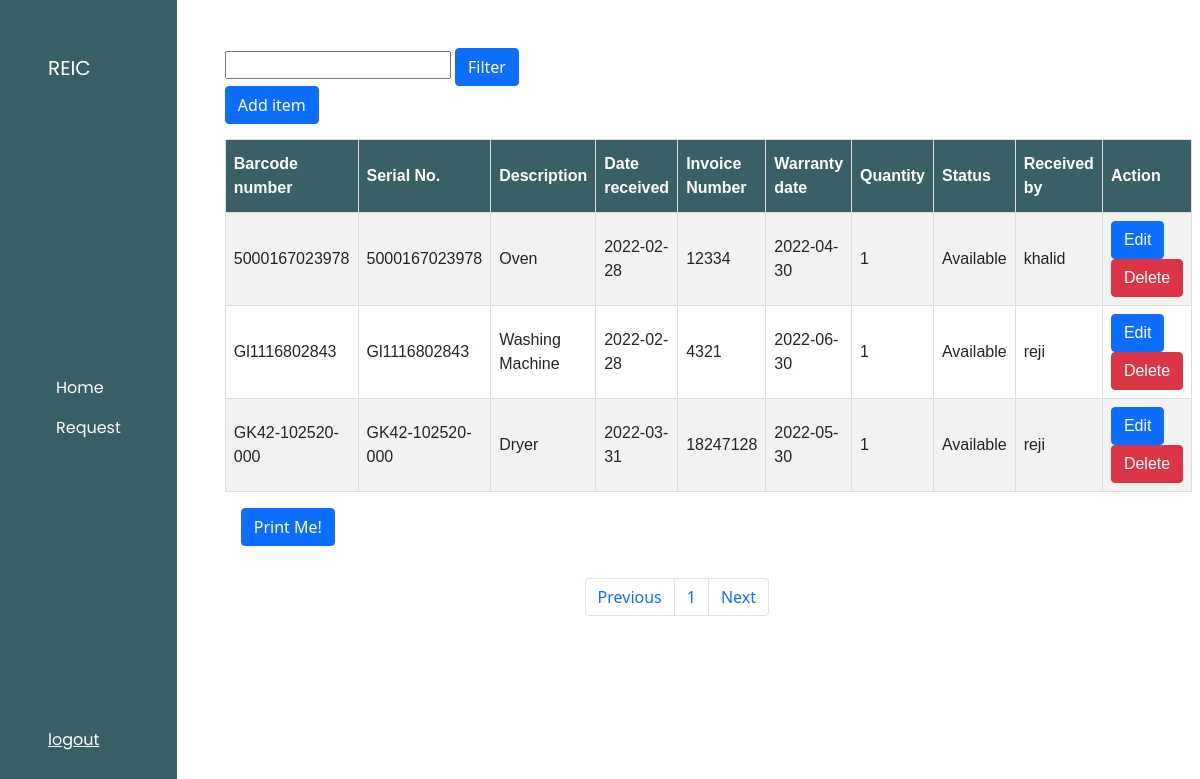
/user/restocking.php (signed in), run on an earlier commit of the app's database.
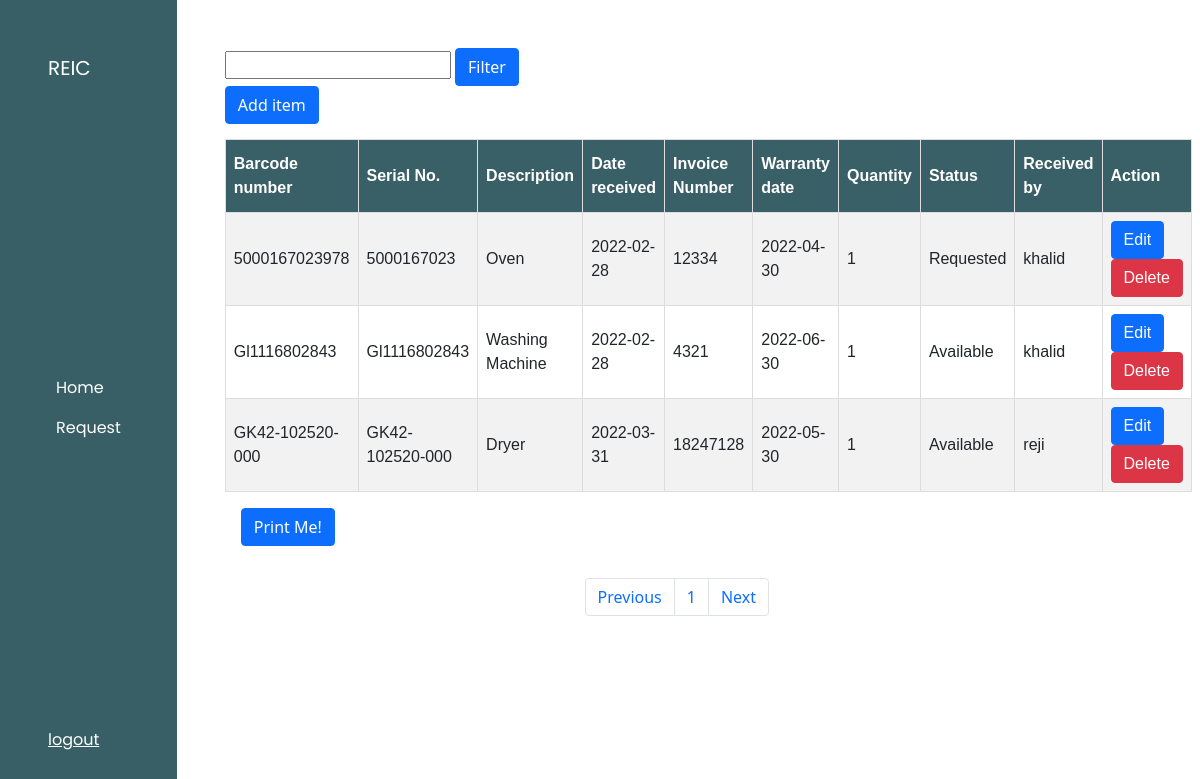
And on a later commit of the database.
### tables this page shows
CREATE TABLE `inventory` (
  `inventory_id` int(5) NOT NULL,
  `barcode_number` varchar(255) NOT NULL,
  `serial_no` varchar(255) NOT NULL,
  `appliances` varchar(255) NOT NULL,
  `date` date NOT NULL,
  `invoice_no` varchar(255) NOT NULL,
  `warranty_date` date NOT NULL,
  `quantity` int(5) NOT NULL,
  `Status` varchar(255) NOT NULL,
  `user` int(5) NOT NULL
);

CREATE TABLE `account` (
  `ACCOUNT_ID` int(5) NOT NULL,
  `EMAIL` varchar(255) NOT NULL,
  `PASSWORD` varchar(255) NOT NULL,
  `PERMISSION` varchar(255) NOT NULL
);

### user/restocking.php (the view, shortened to what the changed rows need)
<!DOCTYPE html>
<html lang="en">
<head>
    <link rel="stylesheet" href="https://cdn.jsdelivr.net/npm/bootstrap@5.1.3/dist/css/bootstrap.min.css">
    <link rel="stylesheet" href="../css/user_styles/user_style.css">
</head>
<body>
    <div class="d-flex flex-row dashboard">
        <div class="p-5 col-10">
            <div id="printableArea">
                <table id="customers">
                    <tr>
                    <th>Barcode number</th>
                    <th>Serial No.</th>
                    <th>Description</th>
                    <th>Date received</th>
                    <th>Invoice Number</th>
                    <th>Warranty date</th>
                    <th>Quantity</th>
                    <th>Status</th>
                    <th>Received by</th>
                    <th>Action</th>
                    </tr>
                    <?php
                    include("../db/dbconn.php");
                    $results_per_page = 15;
                    if(!isset($_GET['page'])){
                        $page = 1;
                    }else{
                        $page = $_GET['page'];
                    }
                    $this_page_first_result = ($page-1)*$results_per_page;
                    if (isset($_POST['btn-filter'])) {
                        $barcode = $_POST['barcode-scan'];
                        $sql = "SELECT barcode_number,serial_no,appliances,date,invoice_no,warranty_date,quantity,Status,account.email,account.account_id
                                FROM inventory INNER JOIN account ON inventory.user=account.account_id AND inventory.barcode_number = '$barcode'";
                                $result = mysqli_query($dbconn, $sql);
                                $number_of_results = mysqli_num_rows($result);
                                while ($row = mysqli_fetch_array($result)) {
                                    echo "<tr><td class=row_".$row['barcode_number'].">".$row['barcode_number']."</td>
                                    <td class='serial'>".$row['serial_no']."</td>
                                    <td>".$row['appliances']."</td>
                                    <td>".$row['date']."</td>
                                    <td>".$row['invoice_no']."</td>
                                    <td>".$row['warranty_date']."</td>
                                    <td>".$row['quantity']."</td>
                                    <td>".$row['Status']."</td>
                                    <td>".$row['email']."</td>
                                    <td style='display:none'>".$row['account_id']."</td>
                                    <td><button class='btn btn-primary btn_edit' data-toggle='modal' data-target='#editmodal' id='editbtn'>Edit</button>
                                    <button class='btn btn-danger btn_delete' data-toggle='modal' data-target='#deletemodal'>Delete</button></td></tr>";
                                }
                    }else{
                        $sql = "SELECT barcode_number,serial_no,appliances,date,invoice_no,warranty_date,quantity,Status,account.email,account.account_id
                        FROM inventory LEFT JOIN account ON inventory.user=account.account_id ORDER BY date LIMIT ".$this_page_first_result.",".$results_per_page;
                        $result = mysqli_query($dbconn, $sql);
                        while ($row = mysqli_fetch_array($result)) {
                            echo "<tr><td class=row_".$row['barcode_number'].">".$row['barcode_number']."</td>
                            <td class='serial'>".$row['serial_no']."</td>
                            <td>".$row['appliances']."</td>
                            <td>".$row['date']."</td>
                            <td>".$row['invoice_no']."</td>
                            <td>".$row['warranty_date']."</td>
                            <td>".$row['quantity']."</td>
                            <td>".$row['Status']."</td>
                            <td>".$row['email']."</td>
                            <td style='display:none'>".$row['account_id']."</td>
                            <td><button class='btn btn-primary btn_edit' data-toggle='modal' data-target='#editmodal' id='editbtn'>Edit</button>
                            <button class='btn btn-danger btn_delete' data-toggle='modal' data-target='#deletemodal'>Delete</button></td></tr>";
                        }
                    }
                    ?>
                </table>
            </div>
    </div>
</body>
</html>

What changed in the data, as far as the page shows it:
changed inventory "Oven": serial_no "5000167023978" → "5000167023"; Status "Available" → "Requested"
changed inventory "Gl1116802843": user.EMAIL "reji" → "khalid"
